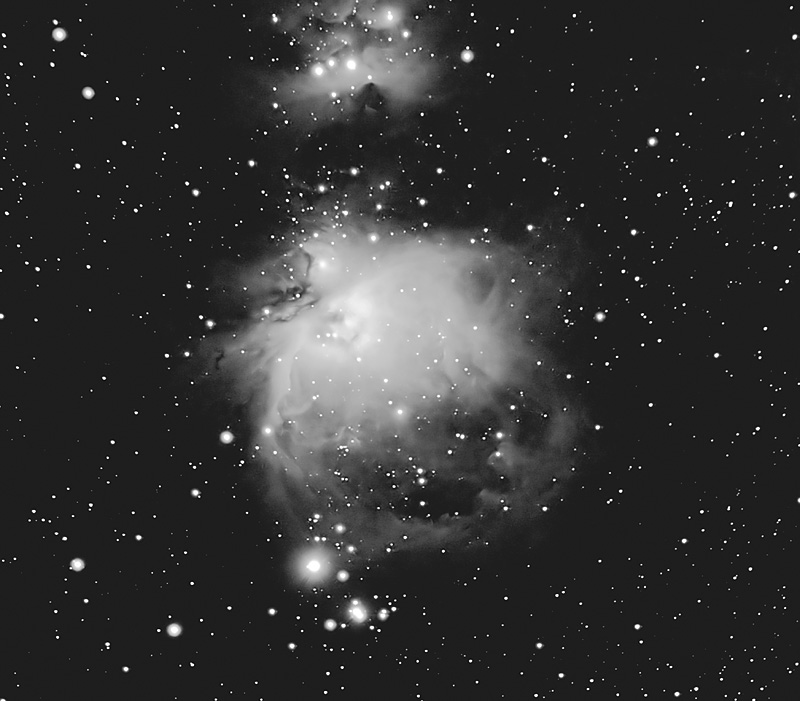
#> input picture Practica2/Imagenes/galaxy2_gray.jpg, 800 x 701 px
$ python ejercicio1.py
#> lines starting #> are read from the running program, lines starting #| are printed output that depends on the picture
#! /usr/bin/env python

#*************************************************************************
# Mostrar mediante ejempos los efectos que se producen en el histograma de
# imagen al modificarle su brillo y su contraste
#*************************************************************************

#Imports
#******************************************************************************
import cv2
import numpy as np
import matplotlib.pyplot as plt
#*****************************************************************************


def imadjust(imagen, low_in, hig_in, low_out, hig_out, gamma):
    """docstring for imadjust
    Implementacion de la funcion de Matlab imadjust, ver Gonzalez-Goods
    """
    imagen_mod = np.zeros(imagen.shape, dtype=np.uint8)

    imagen_mod = low_out + (hig_out - low_out) * ((imagen - low_in) / (hig_in - low_in)) ** gamma


    return imagen_mod

def histograma(imagen):
    """Funcion para calcular el histograma de una imagen"""
    h = np.zeros(256, dtype=float)
    imagen = imagen.astype(np.uint8)
    for i in range(256):
        x = np.array([])
        x = np.argwhere(imagen== i)
        if (len(x) == 0):
            continue
        h[i] = len(x)/float(imagen.size)  # Normalizamos
    return h

path1 = '../Imagenes/galaxy2_gray.jpg'
path2 = '../Imagenes/baboon.jpg'

img1 = cv2.imread(path1, 0)
#> img1 is the input picture: shape (701, 800); min 0, max 255, mean 50.6
J = imadjust(img1, .5, .75, .3, 1, .3)
#> in imadjust, `imagen_mod = low_out + (hig_out - low_out) * ((imagen - low_in) / (hig..`:
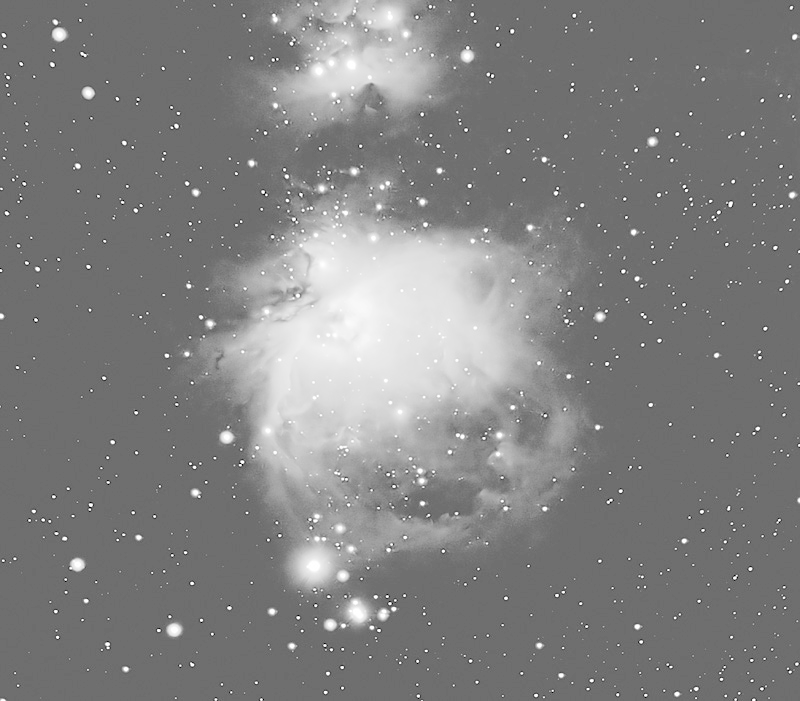
#> imagen_mod: shape (701, 800) float64; 0.01% of the values are NaN or infinite; the others: min 1.16, max 5.89, mean 3.56; drawn with min black, max white, NaN and infinite black
print(J)
#> (printed output is left out)
hist1 = histograma(img1)
#> after the loop in histograma, `for i in range(256):`: h = 256 values, max 0.468 at index 30, min 2.32e-05 at index 1, mean 0.00391
#> hist1 has the same summary as h in histograma
hist2 = histograma(J)
#> in histograma (call 2), `imagen = imagen.astype(np.uint8)`:
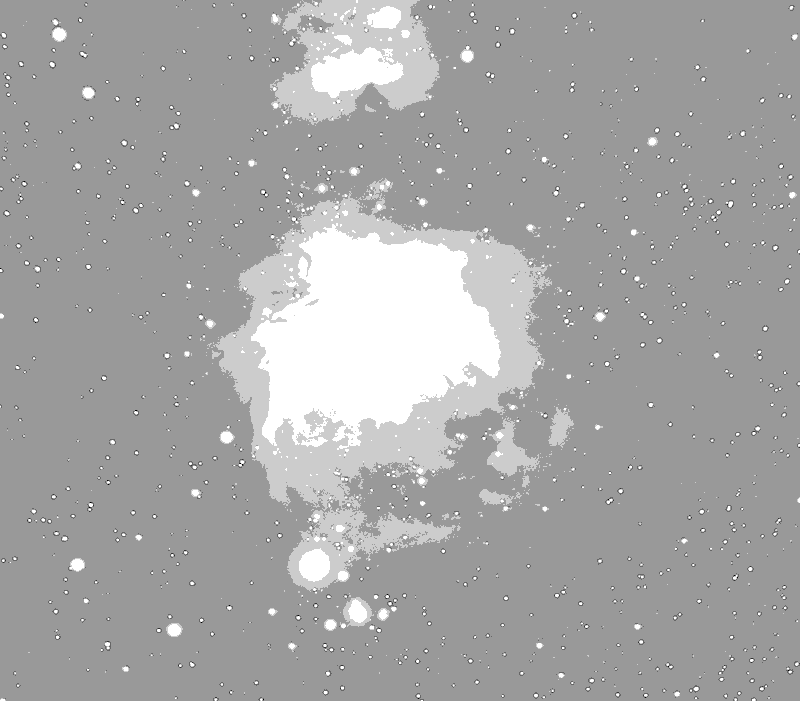
#> imagen: shape (701, 800); min 0, max 5, mean 3.25; drawn with min black and max white
#> after the loop in histograma (call 2), `for i in range(256):`: h = 256 values, max 0.811 at index 3, min 0 at index 6, mean 0.00391
#> hist2 has the same summary as h in histograma

#-------------------------------------------------------------------------
#                        plots
#-------------------------------------------------------------------------
plt.figure()
plt.imshow(J, cmap='gray')
plt.figure()
plt.imshow(img1, cmap='gray')
plt.figure()
plt.stem(np.arange(256), hist1, linefmt='b-', markerfmt='bo', basefmt='r-')
plt.figure()
plt.stem(np.arange(256), hist2, linefmt='b-', markerfmt='bo', basefmt='r-')
plt.show()
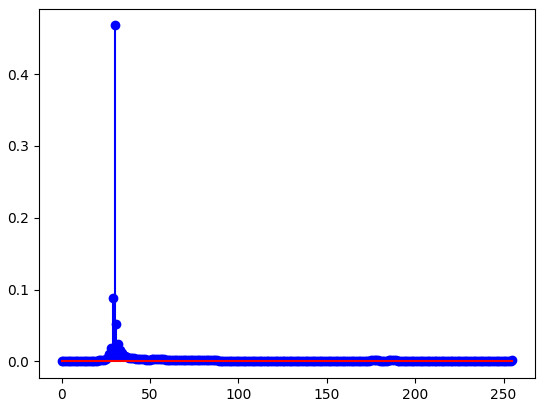
#> figure drawn by matplotlib, 1 panel; curve peaks at x = 30, y = 0.468
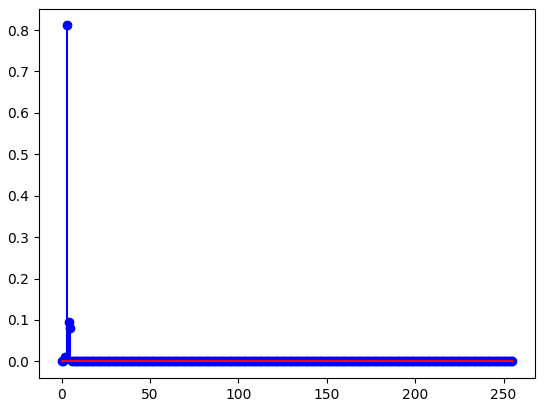
#> figure drawn by matplotlib, 1 panel; curve peaks at x = 3, y = 0.811
